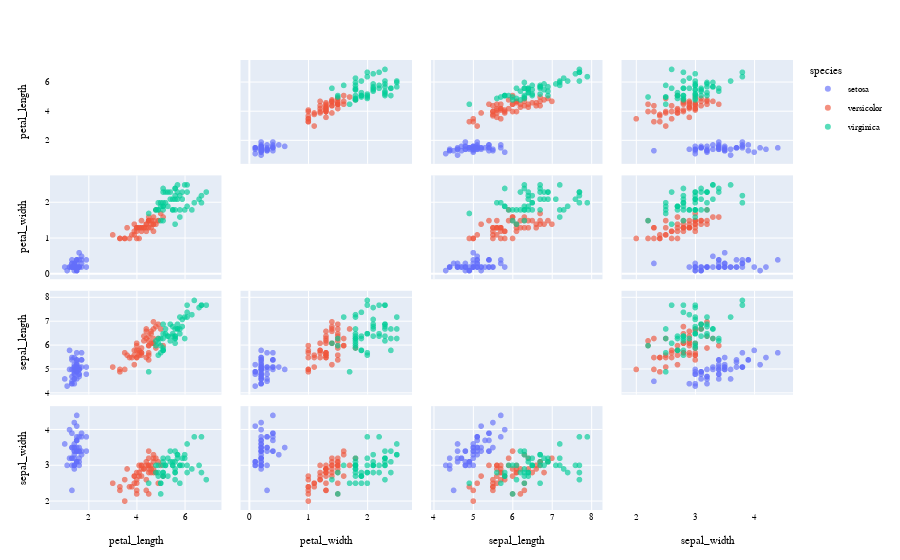

Notebook cell for this chart:
### Markdown cell above
## Visualize all the original dimensions with a Scatter Plot Matrix
For datasets with more than 3 dimensions, it is convenient to use **PlotlyJS**'s `splom` trace.
We can see all the dimensions here.
We pull the iris dataset with **PlotlyJS**'s `dataset` and plot with `splom`.

### Code cell
using PlotlyJS
using DataFrames: DataFrame

function display_iris_all_dimensions()
    df = DataFrame(dataset("iris"))
    axes = [:petal_length, :petal_width, :sepal_length, :sepal_width]
    
    layout = Layout(font=attr(family="Courier New", size=9,color="Black"))
    Plot(df, layout; dimensions=axes, color=:species, kind="splom", opacity=0.65)
end

display_iris_all_dimensions()

### Figure 1 — Plotly figure (JSON) as saved in the notebook; plotly's stock layout.template omitted (floating-point values rounded to 4 significant figures)
{"data": [{"diagonal": {"visible": false}, "dimensions": [{"axis": {"matches": true}, "label": "petal_length", "values": [1.4, 1.4, 1.3, 1.5, 1.4, 1.7, 1.4, 1.5, 1.4, 1.5, 1.5, 1.6, 1.4, 1.1, 1.2, 1.5, 1.3, 1.4, 1.7, 1.5, 1.7, 1.5, 1, 1.7, 1.9, 1.6, 1.6, 1.5, 1.4, 1.6, 1.6, 1.5, 1.5, 1.4, 1.5, 1.2, 1.3, 1.5, 1.3, 1.5, 1.3, 1.3, 1.3, 1.6, 1.9, 1.4, 1.6, 1.4, 1.5, 1.4]}, {"axis": {"matches": true}, "label": "petal_width", "values": [0.2, 0.2, 0.2, 0.2, 0.2, 0.4, 0.3, 0.2, 0.2, 0.1, 0.2, 0.2, 0.1, 0.1, 0.2, 0.4, 0.4, 0.3, 0.3, 0.3, 0.2, 0.4, 0.2, 0.5, 0.2, 0.2, 0.4, 0.2, 0.2, 0.2, 0.2, 0.4, 0.1, 0.2, 0.1, 0.2, 0.2, 0.1, 0.2, 0.2, 0.3, 0.3, 0.2, 0.6, 0.4, 0.3, 0.2, 0.2, 0.2, 0.2]}, {"axis": {"matches": true}, "label": "sepal_length", "values": [5.1, 4.9, 4.7, 4.6, 5, 5.4, 4.6, 5, 4.4, 4.9, 5.4, 4.8, 4.8, 4.3, 5.8, 5.7, 5.4, 5.1, 5.7, 5.1, 5.4, 5.1, 4.6, 5.1, 4.8, 5, 5, 5.2, 5.2, 4.7, 4.8, 5.4, 5.2, 5.5, 4.9, 5, 5.5, 4.9, 4.4, 5.1, 5, 4.5, 4.4, 5, 5.1, 4.8, 5.1, 4.6, 5.3, 5]}, {"axis": {"matches": true}, "label": "sepal_width", "values": [3.5, 3, 3.2, 3.1, 3.6, 3.9, 3.4, 3.4, 2.9, 3.1, 3.7, 3.4, 3, 3, 4, 4.4, 3.9, 3.5, 3.8, 3.8, 3.4, 3.7, 3.6, 3.3, 3.4, 3, 3.4, 3.5, 3.4, 3.2, 3.1, 3.4, 4.1, 4.2, 3.1, 3.2, 3.5, 3.1, 3, 3.4, 3.5, 2.3, 3.2, 3.5, 3.8, 3, 3.8, 3.2, 3.7, 3.3]}], "legendgroup": "setosa", "marker": {"color": "#636efa"}, "name": "setosa", "opacity": 0.65, "showlegend": true, "type": "splom", "xaxis": "x", "yaxis": "y"}, {"diagonal": {"visible": false}, "dimensions": [{"axis": {"matches": true}, "label": "petal_length", "values": [4.7, 4.5, 4.9, 4, 4.6, 4.5, 4.7, 3.3, 4.6, 3.9, 3.5, 4.2, 4, 4.7, 3.6, 4.4, 4.5, 4.1, 4.5, 3.9, 4.8, 4, 4.9, 4.7, 4.3, 4.4, 4.8, 5, 4.5, 3.5, 3.8, 3.7, 3.9, 5.1, 4.5, 4.5, 4.7, 4.4, 4.1, 4, 4.4, 4.6, 4, 3.3, 4.2, 4.2, 4.2, 4.3, 3, 4.1]}, {"axis": {"matches": true}, "label": "petal_width", "values": [1.4, 1.5, 1.5, 1.3, 1.5, 1.3, 1.6, 1, 1.3, 1.4, 1, 1.5, 1, 1.4, 1.3, 1.4, 1.5, 1, 1.5, 1.1, 1.8, 1.3, 1.5, 1.2, 1.3, 1.4, 1.4, 1.7, 1.5, 1, 1.1, 1, 1.2, 1.6, 1.5, 1.6, 1.5, 1.3, 1.3, 1.3, 1.2, 1.4, 1.2, 1, 1.3, 1.2, 1.3, 1.3, 1.1, 1.3]}, {"axis": {"matches": true}, "label": "sepal_length", "values": [7, 6.4, 6.9, 5.5, 6.5, 5.7, 6.3, 4.9, 6.6, 5.2, 5, 5.9, 6, 6.1, 5.6, 6.7, 5.6, 5.8, 6.2, 5.6, 5.9, 6.1, 6.3, 6.1, 6.4, 6.6, 6.8, 6.7, 6, 5.7, 5.5, 5.5, 5.8, 6, 5.4, 6, 6.7, 6.3, 5.6, 5.5, 5.5, 6.1, 5.8, 5, 5.6, 5.7, 5.7, 6.2, 5.1, 5.7]}, {"axis": {"matches": true}, "label": "sepal_width", "values": [3.2, 3.2, 3.1, 2.3, 2.8, 2.8, 3.3, 2.4, 2.9, 2.7, 2, 3, 2.2, 2.9, 2.9, 3.1, 3, 2.7, 2.2, 2.5, 3.2, 2.8, 2.5, 2.8, 2.9, 3, 2.8, 3, 2.9, 2.6, 2.4, 2.4, 2.7, 2.7, 3, 3.4, 3.1, 2.3, 3, 2.5, 2.6, 3, 2.6, 2.3, 2.7, 3, 2.9, 2.9, 2.5, 2.8]}], "legendgroup": "versicolor", "marker": {"color": "#EF553B"}, "name": "versicolor", "opacity": 0.65, "showlegend": true, "type": "splom", "xaxis": "x", "yaxis": "y"}, {"diagonal": {"visible": false}, "dimensions": [{"axis": {"matches": true}, "label": "petal_length", "values": [6, 5.1, 5.9, 5.6, 5.8, 6.6, 4.5, 6.3, 5.8, 6.1, 5.1, 5.3, 5.5, 5, 5.1, 5.3, 5.5, 6.7, 6.9, 5, 5.7, 4.9, 6.7, 4.9, 5.7, 6, 4.8, 4.9, 5.6, 5.8, 6.1, 6.4, 5.6, 5.1, 5.6, 6.1, 5.6, 5.5, 4.8, 5.4, 5.6, 5.1, 5.1, 5.9, 5.7, 5.2, 5, 5.2, 5.4, 5.1]}, {"axis": {"matches": true}, "label": "petal_width", "values": [2.5, 1.9, 2.1, 1.8, 2.2, 2.1, 1.7, 1.8, 1.8, 2.5, 2, 1.9, 2.1, 2, 2.4, 2.3, 1.8, 2.2, 2.3, 1.5, 2.3, 2, 2, 1.8, 2.1, 1.8, 1.8, 1.8, 2.1, 1.6, 1.9, 2, 2.2, 1.5, 1.4, 2.3, 2.4, 1.8, 1.8, 2.1, 2.4, 2.3, 1.9, 2.3, 2.5, 2.3, 1.9, 2, 2.3, 1.8]}, {"axis": {"matches": true}, "label": "sepal_length", "values": [6.3, 5.8, 7.1, 6.3, 6.5, 7.6, 4.9, 7.3, 6.7, 7.2, 6.5, 6.4, 6.8, 5.7, 5.8, 6.4, 6.5, 7.7, 7.7, 6, 6.9, 5.6, 7.7, 6.3, 6.7, 7.2, 6.2, 6.1, 6.4, 7.2, 7.4, 7.9, 6.4, 6.3, 6.1, 7.7, 6.3, 6.4, 6, 6.9, 6.7, 6.9, 5.8, 6.8, 6.7, 6.7, 6.3, 6.5, 6.2, 5.9]}, {"axis": {"matches": true}, "label": "sepal_width", "values": [3.3, 2.7, 3, 2.9, 3, 3, 2.5, 2.9, 2.5, 3.6, 3.2, 2.7, 3, 2.5, 2.8, 3.2, 3, 3.8, 2.6, 2.2, 3.2, 2.8, 2.8, 2.7, 3.3, 3.2, 2.8, 3, 2.8, 3, 2.8, 3.8, 2.8, 2.8, 2.6, 3, 3.4, 3.1, 3, 3.1, 3.1, 3.1, 2.7, 3.2, 3.3, 3, 2.5, 3, 3.4, 3]}], "legendgroup": "virginica", "marker": {"color": "#00cc96"}, "name": "virginica", "opacity": 0.65, "showlegend": true, "type": "splom", "xaxis": "x", "yaxis": "y"}], "layout": {"dragmode": "select", "font": {"color": "Black", "family": "Courier New", "size": 9}, "legend": {"title": {"text": "species"}, "tracegroupgap": 0}, "margin": {"b": 50, "l": 50, "r": 50, "t": 60}}}
